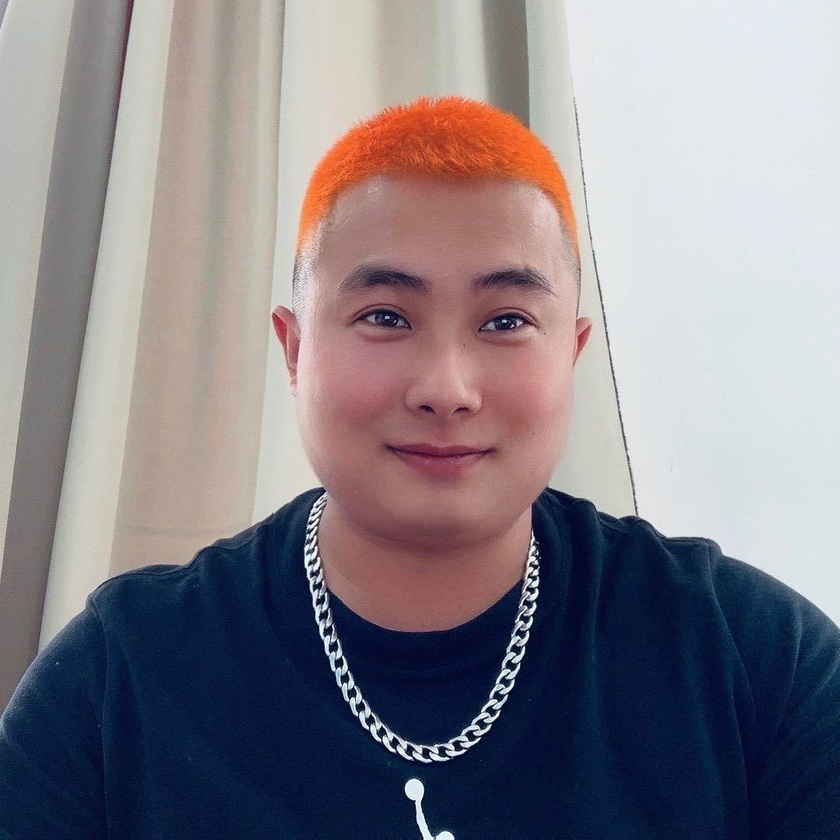
#> input picture Practice_Code/CV_Class/third_day/test.jpg, 840 x 840 px, shrunk from 1079 x 1080 before the run
$ python '图像旋转.py'
#> lines starting #> are read from the running program, lines starting #| are printed output that depends on the picture
import cv2
img = cv2.imread("test.jpg")
#> img is the input picture: shape (840, 840, 3); mean B, G, R 135.1, 127.6, 133.1

h,w = img.shape[0:2]
#> h = 840; w = 840

center = (h//2,w//2)
#> center = (420, 420)

M = cv2.getRotationMatrix2D(center,45,1.0)

rotated = cv2.warpAffine(img,M,(w,h))
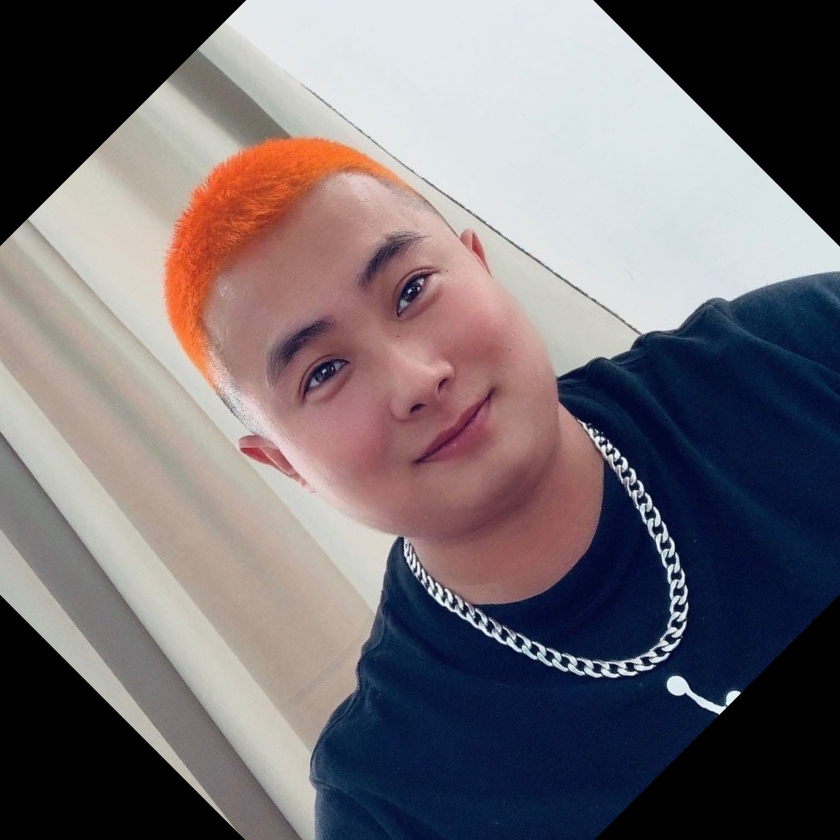
#> rotated: shape (840, 840, 3); mean B, G, R 112.5, 107.8, 114.7

cv2.imshow("Original",img)
cv2.imshow("Rotated",rotated)

cv2.waitKey()
cv2.destroyAllWindows()
